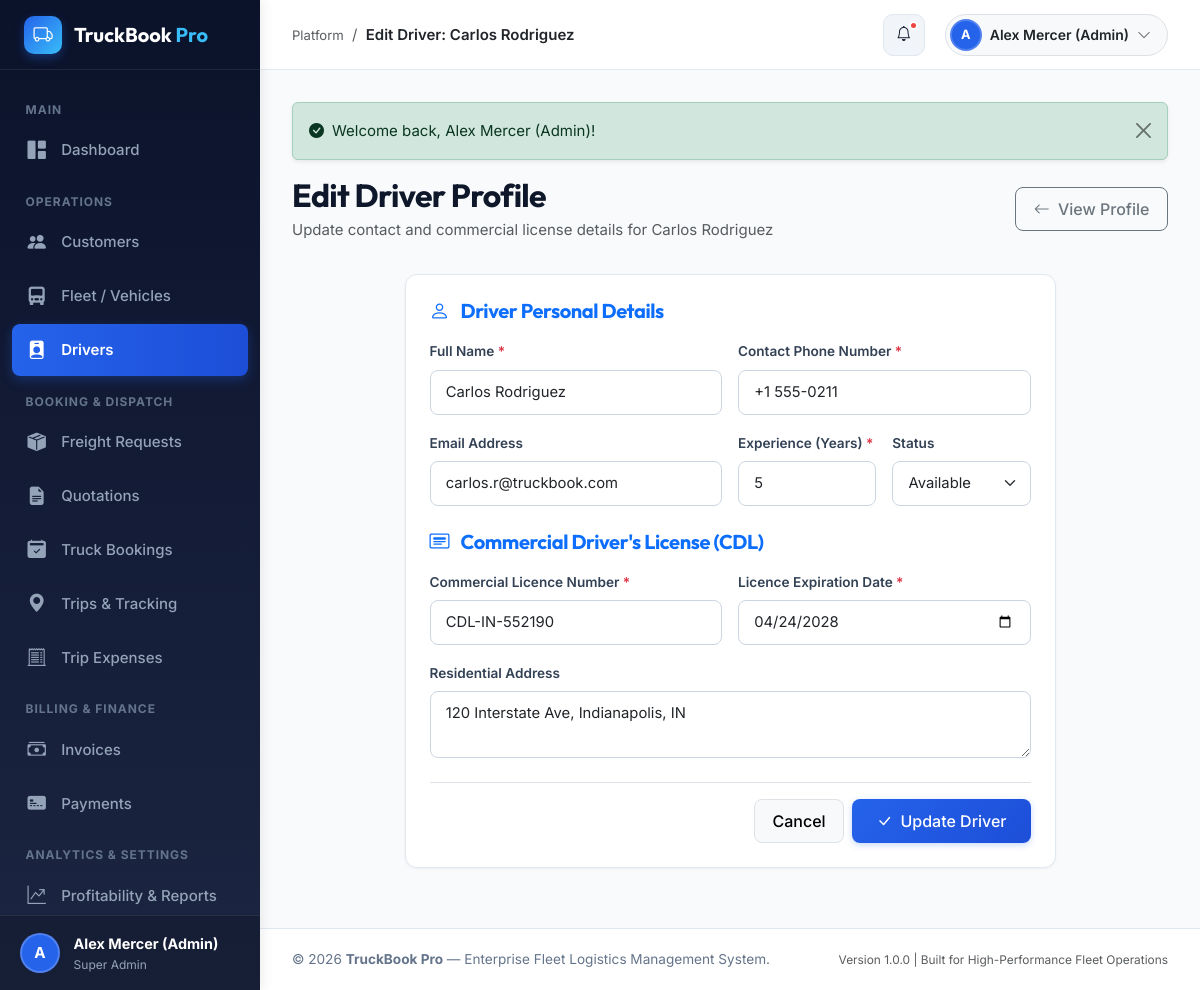
Screenshot of /modules/drivers/edit.php?id=2 (signed in) with the database file from the repository.
### tables this page shows
CREATE TABLE `users` (
  `id` INT UNSIGNED AUTO_INCREMENT PRIMARY KEY,
  `role_id` INT UNSIGNED NOT NULL,
  `name` VARCHAR(100) NOT NULL,
  `email` VARCHAR(120) NOT NULL UNIQUE,
  `password_hash` VARCHAR(255) NOT NULL,
  `phone` VARCHAR(25) NULL,
  `status` ENUM('active', 'inactive', 'suspended') NOT NULL DEFAULT 'active',
  `avatar` VARCHAR(255) NULL,
  `last_login` DATETIME NULL,
  `created_at` DATETIME NOT NULL DEFAULT CURRENT_TIMESTAMP,
  `updated_at` DATETIME NOT NULL DEFAULT CURRENT_TIMESTAMP ON UPDATE CURRENT_TIMESTAMP,
  INDEX `idx_users_role` (`role_id`),
  INDEX `idx_users_email` (`email`),
  INDEX `idx_users_status` (`status`),
  CONSTRAINT `fk_users_role` FOREIGN KEY (`role_id`) REFERENCES `roles` (`id`) ON DELETE RESTRICT
);

CREATE TABLE `roles` (
  `id` INT UNSIGNED AUTO_INCREMENT PRIMARY KEY,
  `name` VARCHAR(50) NOT NULL,
  `slug` VARCHAR(50) NOT NULL UNIQUE,
  `description` TEXT NULL,
  `created_at` DATETIME NOT NULL DEFAULT CURRENT_TIMESTAMP
);

CREATE TABLE `drivers` (
  `id` INT UNSIGNED AUTO_INCREMENT PRIMARY KEY,
  `user_id` INT UNSIGNED NULL UNIQUE,
  `name` VARCHAR(100) NOT NULL,
  `phone` VARCHAR(25) NOT NULL,
  `email` VARCHAR(120) NULL,
  `licence_number` VARCHAR(50) NOT NULL UNIQUE,
  `licence_expiry` DATE NOT NULL,
  `experience_years` INT UNSIGNED NOT NULL DEFAULT 0,
  `address` TEXT NULL,
  `status` ENUM('available', 'on_trip', 'on_leave', 'inactive') NOT NULL DEFAULT 'available',
  `created_at` DATETIME NOT NULL DEFAULT CURRENT_TIMESTAMP,
  `updated_at` DATETIME NOT NULL DEFAULT CURRENT_TIMESTAMP ON UPDATE CURRENT_TIMESTAMP,
  INDEX `idx_drivers_status` (`status`),
  INDEX `idx_drivers_licence` (`licence_number`),
  CONSTRAINT `fk_drivers_user` FOREIGN KEY (`user_id`) REFERENCES `users` (`id`) ON DELETE SET NULL
);

### modules/drivers/edit.php (the view, shortened to what the rows shown need)
<?php
require_once __DIR__ . '/../../includes/validation.php';
$pdo = getDbConnection();
$driverId = (int)($_GET['id'] ?? 0);
$stmt = $pdo->prepare("SELECT * FROM drivers WHERE id = ?");
$stmt->execute([$driverId]);
$driver = $stmt->fetch();
if ($_SERVER['REQUEST_METHOD'] === 'POST') {
    verifyCsrfOrDie();
    $name = trim($_POST['name'] ?? '');
    $phone = trim($_POST['phone'] ?? '');
    $email = trim($_POST['email'] ?? '');
    $licenceNumber = strtoupper(trim($_POST['licence_number'] ?? ''));
    $licenceExpiry = trim($_POST['licence_expiry'] ?? '');
    $experienceYears = (int)($_POST['experience_years'] ?? 0);
    $address = trim($_POST['address'] ?? '');
    $status = in_array($_POST['status'] ?? '', ['available', 'on_trip', 'on_leave', 'inactive'], true) ? $_POST['status'] : 'available';
    $validator = (new Validator($_POST))
        ->required('name', 'Driver Full Name')
        ->required('phone', 'Phone Number')
        ->phone('phone', 'Phone Number')
        ->required('licence_number', 'Commercial Licence Number')
        ->required('licence_expiry', 'Licence Expiry Date')
        ->date('licence_expiry', 'Licence Expiry Date')
        ->required('experience_years', 'Experience (Years)')
        ->integer('experience_years', 'Experience (Years)', 0, 50);
    if (!empty($email)) {
        $validator->email('email', 'Email Address');
    }
    if (!$validator->isValid()) {
        $error = $validator->getFirstError();
    } else {
        $dupStmt = $pdo->prepare("SELECT id FROM drivers WHERE licence_number = ? AND id != ? LIMIT 1");
        $dupStmt->execute([$licenceNumber, $driverId]);
        if ($dupStmt->fetch()) {
            $error = "Another driver is registered with licence number '{$licenceNumber}'.";
        } else {
            try {
                $upStmt = $pdo->prepare("
                    UPDATE drivers
                    SET name = ?, phone = ?, email = ?, licence_number = ?, licence_expiry = ?,
                        experience_years = ?, address = ?, status = ?, updated_at = NOW()
                    WHERE id = ?
                ");
                $upStmt->execute([
                    $name, $phone, $email ?: null, $licenceNumber, $licenceExpiry,
                    $experienceYears, $address ?: null, $status, $driverId
                ]);
                if ($driver['user_id']) {
                    $uSync = $pdo->prepare("UPDATE users SET name = ?, phone = ?, updated_at = NOW() WHERE id = ?");
                    $uSync->execute([$name, $phone, $driver['user_id']]);
                }
                logAudit(currentUserId(), 'update_driver', 'drivers', $driverId, $driver, $_POST);
                setFlash('success', "Driver '{$name}' updated successfully.");
                redirect('modules/drivers/view.php?id=' . $driverId);
            } catch (Throwable $e) {
                error_log("Driver update error: " . $e->getMessage());
                $error = "Database error: Could not update driver.";
            }
        }
    }
} else {
    $name = $driver['name'];
    $phone = $driver['phone'];
    $email = $driver['email'] ?? '';
    $licenceNumber = $driver['licence_number'];
    $licenceExpiry = $driver['licence_expiry'];
    $experienceYears = $driver['experience_years'];
    $address = $driver['address'] ?? '';
    $status = $driver['status'];
}
require_once __DIR__ . '/../../includes/header.php';
?>
<div class="page-header">
    <div>
        <h2 class="fw-bold mb-1">Edit Driver Profile</h2>
        <p class="text-muted mb-0">Update contact and commercial license details for <?= e($driver['name']) ?></p>
    </div>
</div>
<div class="row justify-content-center">
    <div class="col-lg-9">
        <div class="content-card">
            <div class="content-card-body p-4">
                <form method="POST" action="edit.php?id=<?= $driverId ?>" class="needs-validation">
                    <div class="row g-3 mb-4">
                        <div class="col-md-6">
                            <label class="form-label">Full Name <span class="text-danger">*</span></label>
                            <input type="text" name="name" class="form-control" value="<?= e($name) ?>" required>
                        </div>
                        <div class="col-md-6">
                            <label class="form-label">Contact Phone Number <span class="text-danger">*</span></label>
                            <input type="text" name="phone" class="form-control" value="<?= e($phone) ?>" required>
                        </div>
                        <div class="col-md-6">
                            <label class="form-label">Email Address</label>
                            <input type="email" name="email" class="form-control" value="<?= e($email) ?>">
                        </div>
                        <div class="col-md-3">
                            <label class="form-label">Experience (Years) <span class="text-danger">*</span></label>
                            <input type="number" name="experience_years" class="form-control" value="<?= e((string)$experienceYears) ?>" required min="0">
                        </div>
                        <div class="col-md-3">
                            <label class="form-label">Status</label>
                            <select name="status" class="form-select">
                                <option value="available" <?= $status === 'available' ? 'selected' : '' ?>>Available</option>
                            </select>
                        </div>
                    </div>
                    <div class="row g-3 mb-4">
                        <div class="col-md-6">
                            <label class="form-label">Commercial Licence Number <span class="text-danger">*</span></label>
                            <input type="text" name="licence_number" class="form-control text-uppercase" value="<?= e($licenceNumber) ?>" required>
                        </div>
                        <div class="col-md-6">
                            <label class="form-label">Licence Expiration Date <span class="text-danger">*</span></label>
                            <input type="date" name="licence_expiry" class="form-control" value="<?= e($licenceExpiry) ?>" required>
                        </div>
                        <div class="col-12">
                            <label class="form-label">Residential Address</label>
                            <textarea name="address" class="form-control" rows="2"><?= e($address) ?></textarea>
                        </div>
                    </div>
                </form>
            </div>
        </div>
    </div>
</div>
<?php require_once __DIR__ . '/../../includes/footer.php'; ?>

### includes/sidebar.php (shortened to what the rows shown need)
<?php
$user = currentUser();
?>
<aside id="app-sidebar">
    <div class="sidebar-user">
        <div class="user-avatar-circle">
            <?= strtoupper(substr($user['name'] ?? 'U', 0, 1)) ?>
        </div>
        <div class="user-info text-truncate">
            <div class="fw-bold text-white text-truncate" style="font-size: 0.9rem;">
                <?= e($user['name'] ?? 'Guest') ?>
            </div>
            <div class="text-light" style="font-size: 0.75rem; color: #94a3b8 !important;">
                <?= e($user['role_name'] ?? 'Role') ?>
            </div>
        </div>
    </div>
</aside>

### includes/topbar.php (shortened to what the rows shown need)
<?php
require_once __DIR__ . '/../config/database.php';
?>
<header id="app-topbar">
    <div class="topbar-actions">
        <div class="dropdown">
            <button class="btn btn-light border d-flex align-items-center gap-2 p-1 pe-3 rounded-pill" type="button" data-bs-toggle="dropdown" aria-expanded="false">
                <div class="user-avatar-circle" style="width: 32px; height: 32px; font-size: 0.8rem;">
                    <?= strtoupper(substr($user['name'] ?? 'U', 0, 1)) ?>
                </div>
                <span class="topbar-user-name fw-semibold small text-dark"><?= e($user['name'] ?? 'Account') ?></span>
                <i class="bi bi-chevron-down small text-muted"></i>
            </button>
        </div>
    </div>
</header>

### rows the page displays
users: name "A", name "Alex Mercer (Admin)", role.name "Super Admin"
drivers: name "Carlos Rodriguez", phone "+1 555-0211", email "carlos.r@truckbook.com", experience_years "5", status "Available", licence_number "CDL-IN-552190", licence_expiry "04/24/2028", address "120 Interstate Ave, Indianapolis, IN"

### other values shown
$pageTitle "Edit Driver: Carlos Rodriguez"
$text "Welcome back, Alex Mercer (Admin)!"
APP_NAME "TruckBook Pro"
APP_VERSION "1.0.0"
